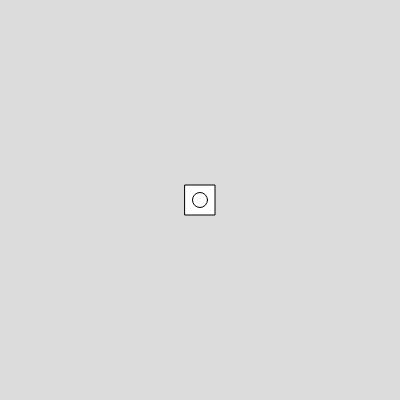
Frame 1 (no input)
Frame 60 (no input): identical to frame 1, image omitted
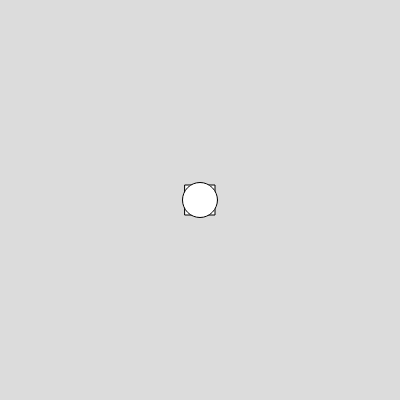
Frame 120 (the mouse pressed at the canvas centre since frame 60)

The p5.js sketch that drew these frames (run headless with seeded random() and noise() and a simulated clock; from frame 60 on, the mouse is pressed at the canvas centre):

// p5.js sketch
// ── sketch.js
var size=0
var move=0
var move2=0
function setup() {
  createCanvas(400, 400);
  
}

function draw() {
  background(220)
  if (mouseIsPressed){size=size+5}
  if (size>65){size=0}
  rect(185+move2,185+move,30)
   ellipse(200+move2,200+move,15+size)
}
function keyPressed (){
  if (key=='w'){move=move-5}
  if (key=='s'){move=move+5}
  if (key=='a'){move2=move2-5}
  if (key=='d'){move2=move2+5}
}
